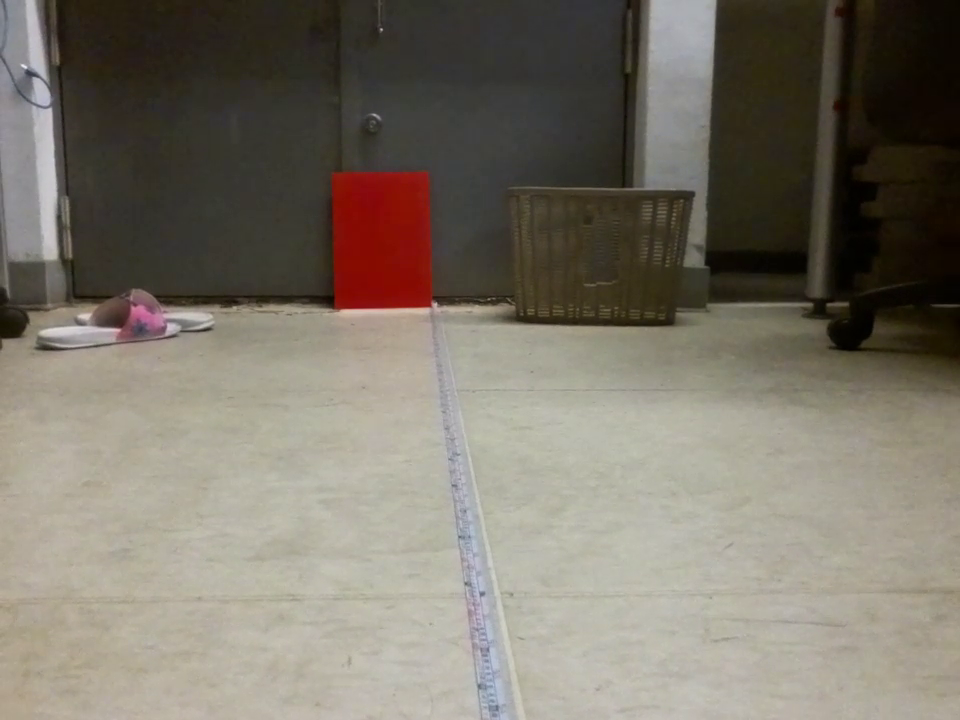
#> input picture r2m.png, 960 x 720 px, found by its file name
$ python test.py   (older library calls are emulated)
#> lines starting #> are read from the running program, lines starting #| are printed output that depends on the picture; after the words box and inside, x2 and y2 are one past the last pixel; in counts of white or black regions, pixels touching at a corner belong together
import cv2
import numpy as np


img = cv2.imread('r2m.png')
#> img is the input picture: shape (720, 960, 3); mean B, G, R 105.5, 117.2, 123.7
gray = cv2.cvtColor(img, cv2.COLOR_BGR2GRAY)
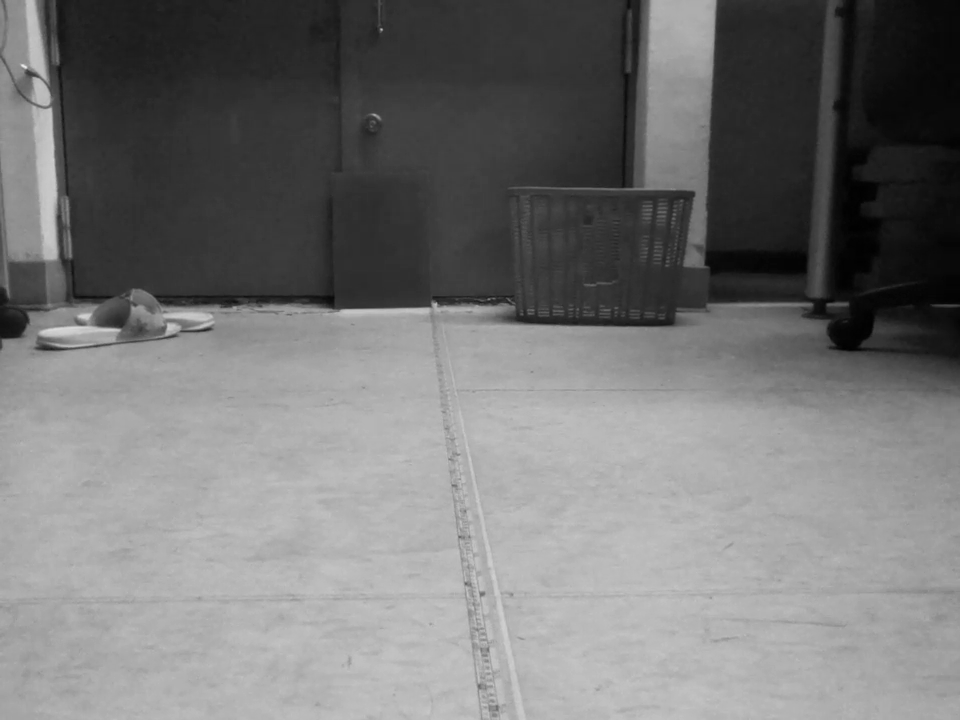
#> gray: shape (720, 960); min 0, max 233, mean 117.8

hsv = cv2.cvtColor(img, cv2.COLOR_BGR2HSV)
#> hsv: shape (720, 960, 3); mean H, S, V 27.4, 57.3, 124


lower_red = np.array([170, 80, 80])
upper_red = np.array([180, 255, 255])
mask1 = cv2.inRange(hsv, lower_red, upper_red)
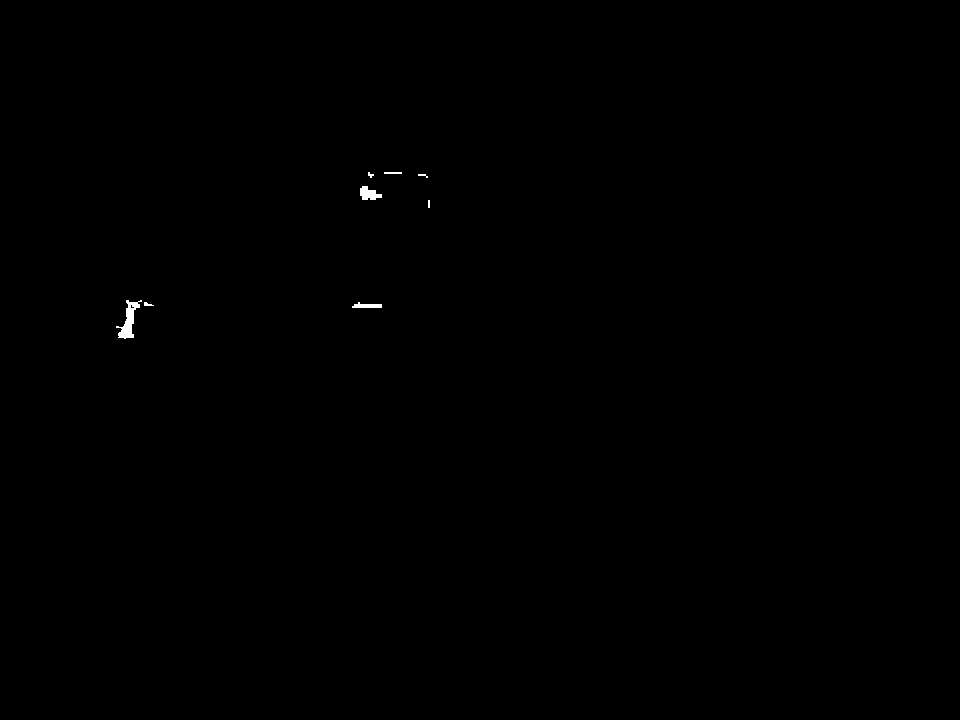
#> mask1: shape (720, 960); 0.12% white; 8 white regions (1 under 20 px), largest, box (x1, y1, x2, y2) and area: (116, 300, 142, 339) 390, (360, 186, 382, 200) 200, (352, 302, 382, 308) 120
lower_red = np.array([0, 80, 80])
upper_red = np.array([10, 255, 255])
mask2 = cv2.inRange(hsv, lower_red, upper_red)
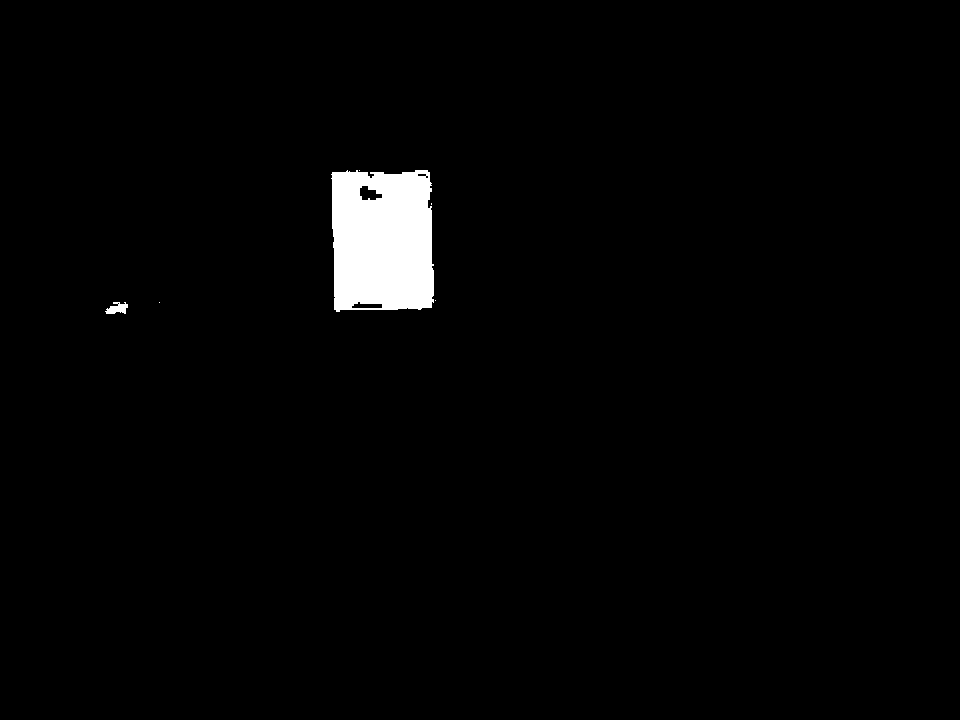
#> mask2: shape (720, 960); 1.9% white; 6 white regions (4 under 20 px), largest, box (x1, y1, x2, y2) and area: (331, 170, 434, 312) 13251, (105, 302, 128, 314) 176
mask=cv2.bitwise_or(mask1,mask2)
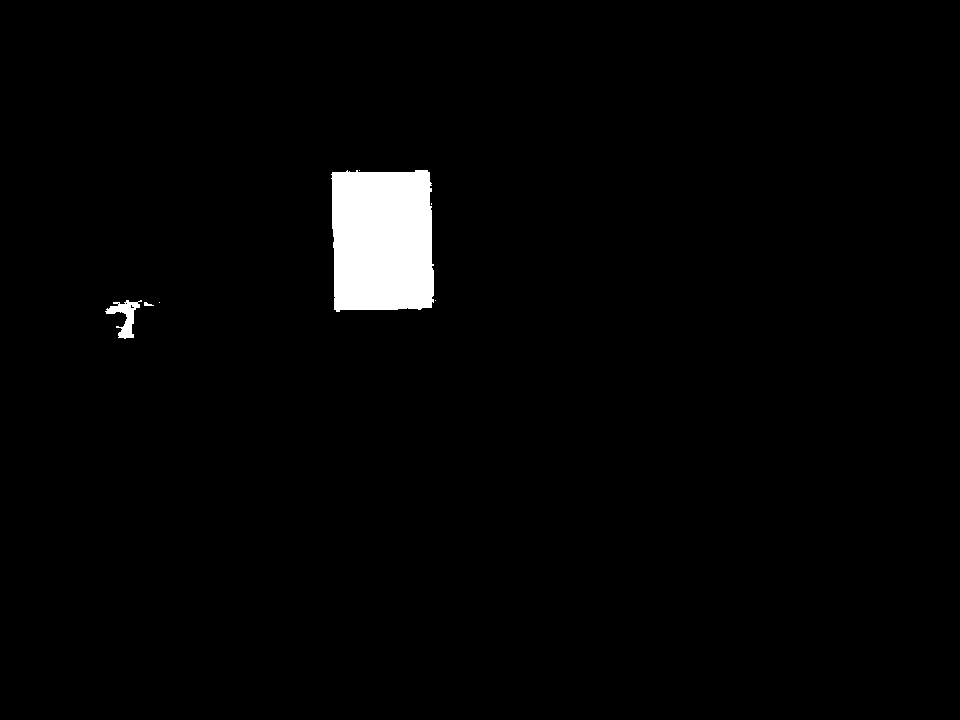
#> mask: shape (720, 960); 2.1% white; 7 white regions (4 under 20 px)

result = cv2.bitwise_and(img, img, mask=mask)

kernel = np.ones((27,27), np.uint8)
erosion = cv2.erode(result, kernel, iterations = 1)

gray = cv2.cvtColor(result, cv2.COLOR_BGR2GRAY)
ret,binary = cv2.threshold(gray, 0, 255, cv2.THRESH_BINARY)
cv2.imshow('image', binary)
cv2.waitKey(0)
cv2.destroyAllWindows
#ret,thresh = cv2.threshold(gray,150,255,cv2.THRESH_BINARY)
im2, contours, hierarchy = cv2.findContours(binary,cv2.RETR_TREE,cv2.CHAIN_APPROX_NONE)
#> contours = 10 contours, 8 with area under 20; largest, box (x1, y1, x2, y2) and area: (331, 170, 434, 312) 13421, (105, 300, 142, 339) 484
print(contours)
#> (printed output is left out)
for i in contours:
    img = cv2.imread('r2m.png')
    size = cv2.contourArea(i)
#> size = 0
    rect = cv2.minAreaRect(i)
#> rect = ((159, 302), (0, 0), -90)
    if size >10000:
        gray = np.float32(gray)
        mask = np.zeros(gray.shape, dtype="uint8")
        cv2.fillPoly(mask, [i], (255,255,255))
        dst = cv2.cornerHarris(mask,5,3,0.04)
        ret, dst = cv2.threshold(dst,0.1*dst.max(),255,0)
        dst = np.uint8(dst)
        ret, labels, stats, centroids = cv2.connectedComponentsWithStats(dst)
        criteria = (cv2.TERM_CRITERIA_EPS + cv2.TERM_CRITERIA_MAX_ITER, 100, 0.001)
        corners = cv2.cornerSubPix(gray,np.float32(centroids),(5,5),(-1,-1),criteria)
        if rect[2] == 0 and len(corners) == 5:
            x,y,w,h = cv2.boundingRect(i)
            if w == h or w == h +3: #Just for the sake of example
                print('Square corners: ')
                for i in range(1, len(corners)):
                    print(corners[i])
            else:
                print('Rectangle corners: ')
                for i in range(1, len(corners)):
                    print(corners[i])
        if len(corners) == 5 and rect[2] != 0:
            print('Rombus corners: ')
            for i in range(1, len(corners)):
                print(corners[i])
        if len(corners) == 4:
            print('Triangle corners: ')
            for i in range(1, len(corners)):
                print(corners[i])
        if len(corners) == 6:
            print('Pentagon corners: ')
            for i in range(1, len(corners)):
                print(corners[i])
        img[dst>0.1*dst.max()]=[0,0,255]
        cv2.imshow('image', img)
        cv2.waitKey(0)
        cv2.destroyAllWindows
